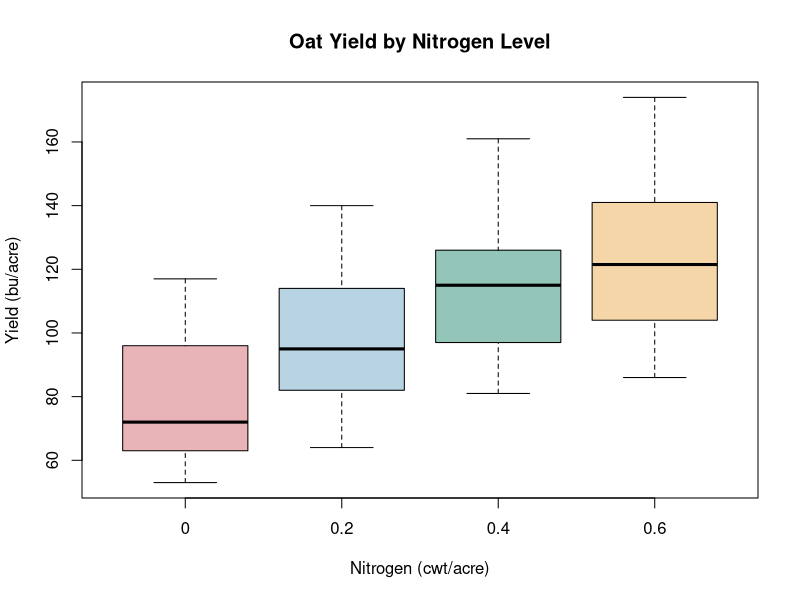
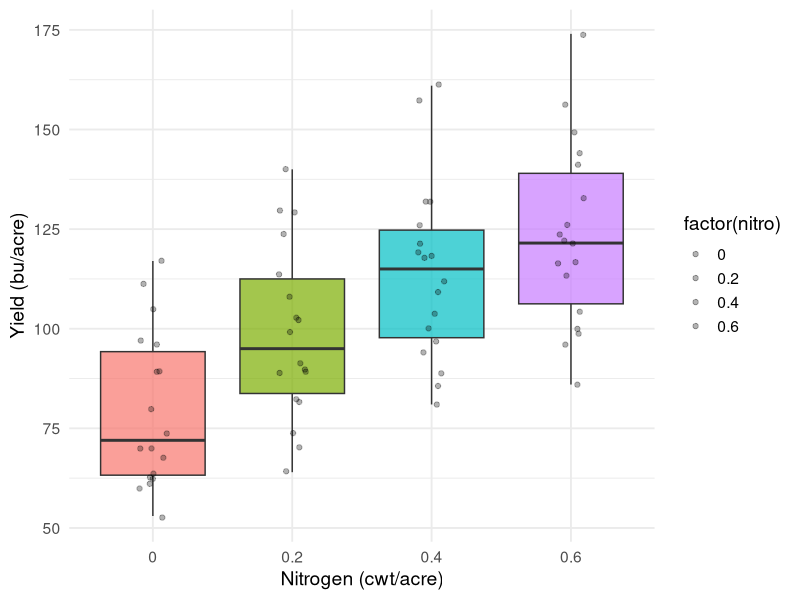
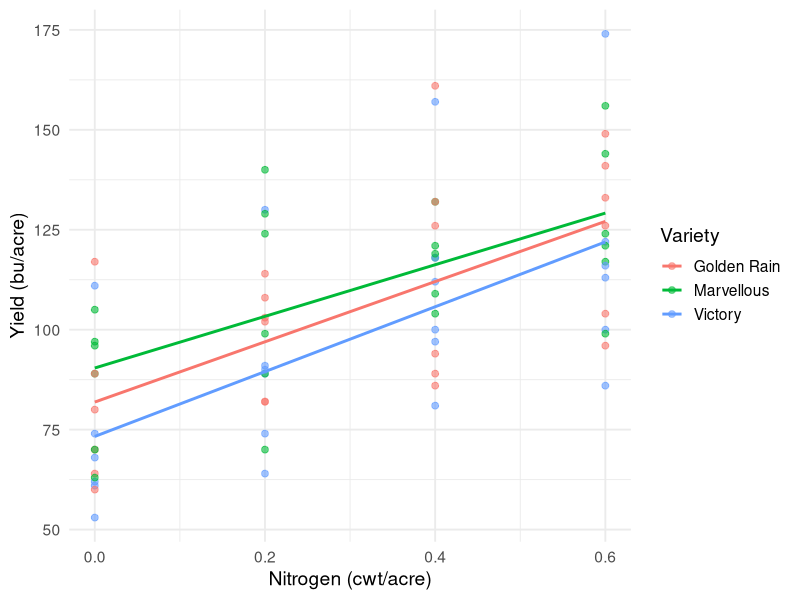

The R source for these figures, in order:
## ---- chunk 1
#| label: load-data

data("Oats", package = "nlme")
Oats <- as.data.frame(Oats)
str(Oats)
head(Oats)
## ---- chunk 2
#| label: tbl-summary
#| tbl-cap: "Mean oat yield by variety"

aggregate(yield ~ Variety, data = Oats, FUN = mean) |>
  knitr::kable(digits = 1, col.names = c("Variety", "Mean Yield (bu/acre)"))
## ---- chunk 3
#| label: fig-yield-base
#| fig-cap: "Oat yield by nitrogen application rate (base R)"
#| fig-width: 8
#| fig-height: 5
#| eval: true

boxplot(yield ~ nitro, data = Oats,
        xlab = "Nitrogen (cwt/acre)", ylab = "Yield (bu/acre)",
        main = "Oat Yield by Nitrogen Level",
        col = c("#E8B4B8", "#B8D4E3", "#93C5B8", "#F5D6A8"))
## ---- chunk 4
#| label: fig-yield
#| fig-cap: "Oat yield by nitrogen application rate"
#| fig-width: 8
#| fig-height: 5

ggplot2::ggplot(Oats, ggplot2::aes(x = factor(nitro), y = yield,
                                    fill = factor(nitro))) +
  ggplot2::geom_boxplot(alpha = 0.7, show.legend = FALSE) +
  ggplot2::geom_jitter(width = 0.1, alpha = 0.3) +
  ggplot2::labs(x = "Nitrogen (cwt/acre)", y = "Yield (bu/acre)") +
  ggplot2::theme_minimal(base_size = 14)
## ---- chunk 5
#| label: fig-scatter
#| fig-cap: "Nitrogen response by oat variety"
#| fig-width: 9
#| fig-height: 5

ggplot2::ggplot(Oats, ggplot2::aes(x = nitro, y = yield, color = Variety)) +
  ggplot2::geom_point(size = 2, alpha = 0.6) +
  ggplot2::geom_smooth(method = "lm", se = F) +
  ggplot2::labs(x = "Nitrogen (cwt/acre)", y = "Yield (bu/acre)") +
  ggplot2::theme_minimal(base_size = 14)
## ---- chunk 6
#| label: fit-model

model <- lm(yield ~ nitro + Variety, data = Oats)
summary(model)
## ---- chunk 7
#| label: tbl-model
#| tbl-cap: "Linear model coefficients"

summary(model)$coefficients |>
  knitr::kable(digits = 3)
